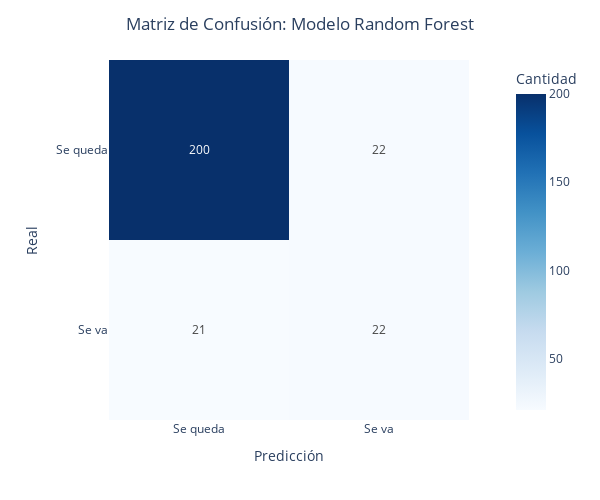

This figure's notebook cell:
### Markdown cell above
**Accuracy**

A primera vista, un 0.84 es un valor muy bueno, pero en este contexto es engañoso. El dataset tiene un desbalanceo de clases muy grande. En los datos de test son 222 de la clase 0 y 43 de la clase 1. Es decir, si el modelo dijese, sin necesidad de entrenamiento, que 'Nadie se va de la empresa', ya estaria acertando un gran porcentaje de los casos, y acercandose asi al 82% de Accuracy. Por tanto, para dar por bueno esta valor, es necesario compararlo con las demás métricas.

**Recall**

Aqui el problema esta en la clase 1, los trabajadores que abandonan. El modelo es capaz de detectar unicamente el 51% de los empleados que se van. Más de la mitad de los abandonos pasan desapercibidos para el modelo.

**Precision**

Igual, la clase 0 no hay problema, pero la clase 1 es muy mala. De todos los trabajadores que el modelo marca como positivos, solo el 51% lo son.

**F1-Score**

Un 51% de F1-Score indica que el modelo no esta aprendiendo los patrones de la clase 1, pero con un 91%, si esta aprendiendo los patrones de la clase 0. Hay un equilibrio de recall y precision muy mediocre para la clase 1.

**Especificidad**

Acierta en un 90% los casos de VN(Verdaderos Negativos), es decir, que tiene un alto acierto en la gente que no se va de la empresa.

### Code cell
gr = show_confusion_matrix(y_test, pred, 'Random Forest')
gr

### Figure 1 — Plotly figure (JSON) as saved in the notebook; plotly's stock layout.template omitted (floating-point values rounded to 4 significant figures)
{"data": [{"coloraxis": "coloraxis", "hovertemplate": "Predicción: %{x}<br>Real: %{y}<br>Cantidad: %{z}<extra></extra>", "name": "0", "texttemplate": "%{z}", "type": "heatmap", "x": ["Se queda", "Se va"], "xaxis": "x", "y": ["Se queda", "Se va"], "yaxis": "y", "z": [[200, 22], [21, 22]]}], "layout": {"coloraxis": {"colorbar": {"title": {"text": "Cantidad"}}, "colorscale": [[0, "rgb(247,251,255)"], [0.125, "rgb(222,235,247)"], [0.25, "rgb(198,219,239)"], [0.375, "rgb(158,202,225)"], [0.5, "rgb(107,174,214)"], [0.625, "rgb(66,146,198)"], [0.75, "rgb(33,113,181)"], [0.875, "rgb(8,81,156)"], [1, "rgb(8,48,107)"]]}, "height": 500, "margin": {"t": 60}, "title": {"text": "Matriz de Confusión: Modelo Random Forest", "x": 0.5}, "width": 600, "xaxis": {"anchor": "y", "constrain": "domain", "domain": [0, 1], "scaleanchor": "y", "title": {"text": "Predicción"}}, "yaxis": {"anchor": "x", "autorange": "reversed", "constrain": "domain", "domain": [0, 1], "title": {"text": "Real"}}}}
